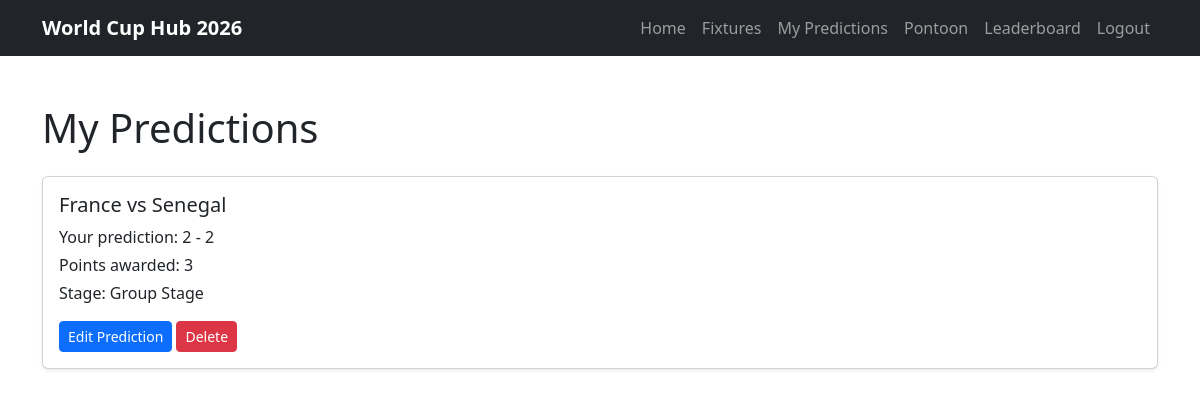
/my-predictions/ (signed in), run on an earlier commit of the app's database.
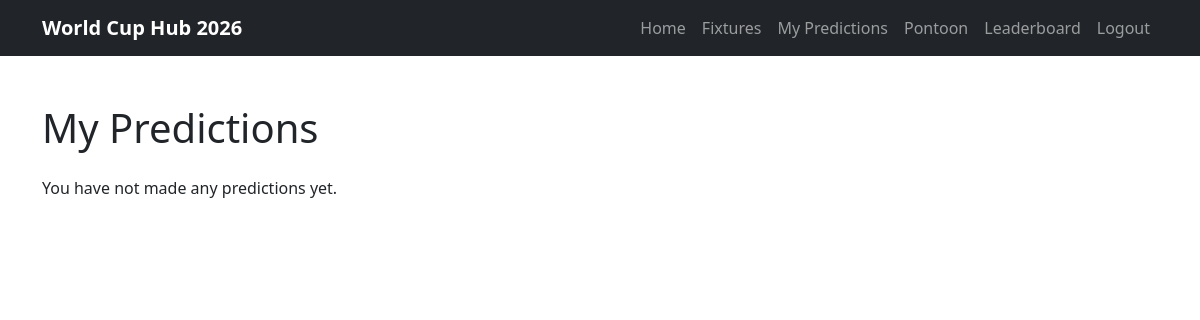
And on a later commit of the database.
### predictor/models.py (models this page shows, shortened)
class Prediction(models.Model):
    user = models.ForeignKey(
        User,
        on_delete=models.CASCADE,
        related_name='predictions'
    )
    fixture = models.ForeignKey(
        Fixture,
        on_delete=models.CASCADE,
        related_name='predictions'
    )
    predicted_home_score = models.PositiveIntegerField()
    predicted_away_score = models.PositiveIntegerField()
    points_awarded = models.IntegerField(default=0)
    created_at = models.DateTimeField(auto_now_add=True)
    class Meta:
        unique_together = ('user', 'fixture')
        ordering = ['fixture__kickoff_time']

class Fixture(models.Model):
    STAGE_CHOICES = [
        ('Group Stage', 'Group Stage'),
        ('Round of 32', 'Round of 32'),
        ('Round of 16', 'Round of 16'),
        ('Quarterfinals', 'Quarterfinals'),
        ('Semifinals', 'Semifinals'),
        ('Final', 'Final'),
    ]
    home_team = models.ForeignKey(
        Team,
        on_delete=models.CASCADE,
        related_name='home_fixtures'
    )
    away_team = models.ForeignKey(
        Team,
        on_delete=models.CASCADE,
        related_name='away_fixtures'
    )
    stadium = models.ForeignKey(
        Stadium,
        on_delete=models.SET_NULL,
        related_name='fixtures',
        null=True,
        blank=True
    )
    stage = models.CharField(max_length=20, choices=STAGE_CHOICES)
    kickoff_time = models.DateTimeField()
    home_team_score = models.PositiveIntegerField(blank=True, null=True)
    away_team_score = models.PositiveIntegerField(blank=True, null=True)
    class Meta:
        ordering = ['kickoff_time']

class Team(models.Model):
    GROUP_CHOICES = [
        ('A', 'Group A'),
        ('B', 'Group B'),
        ('C', 'Group C'),
        ('D', 'Group D'),
        ('E', 'Group E'),
        ('F', 'Group F'),
        ('G', 'Group G'),
        ('H', 'Group H'),
        ('I', 'Group I'),
        ('J', 'Group J'),
        ('K', 'Group K'),
        ('L', 'Group L'),
    ]
    name = models.CharField(max_length=100)
    group = models.CharField(max_length=1, choices=GROUP_CHOICES)
    manager = models.CharField(max_length=100, blank=True, null=True)
    captain = models.CharField(max_length=100, blank=True, null=True)
    best_world_cup_finish = models.CharField(max_length=100, blank=True, null=True)
    best_world_cup_year = models.CharField(max_length=100,blank=True,null=True)
    def __str__(self):
        return self.name

### predictor/views.py (the view)
@login_required
def my_predictions(request):
    predictions = Prediction.objects.filter(
        user=request.user
    )
    context = {
        "predictions": predictions,
    }
    return render(
        request,
        "predictor/my_predictions.html",
        context
    )

### predictor/templates/predictor/my_predictions.html
{% extends "base.html" %} {% block title %} My Predictions | World Cup Hub 2026 {% endblock %} {% block content %}
<section class="container py-5">
  <h1 class="mb-4">My Predictions</h1>
  {% for prediction in predictions %}
  <div class="card mb-3 shadow-sm">
    <div class="card-body">
      <h2 class="h5">{{ prediction.fixture.home_team }} vs {{ prediction.fixture.away_team }}</h2>
      <p class="mb-1">Your prediction: {{ prediction.predicted_home_score }} - {{ prediction.predicted_away_score }}</p>
      <p class="mb-1">Points awarded: {{ prediction.points_awarded }}</p>
      <p class="mb-0">Stage: {{ prediction.fixture.get_stage_display }}</p>
      <a href="{% url 'create_prediction' prediction.fixture.id %}" class="btn btn-primary btn-sm mt-3"> Edit Prediction </a>
      <a href="{% url 'delete_prediction' prediction.id %}" class="btn btn-danger btn-sm mt-3"> Delete </a>
    </div>
  </div>
  {% empty %}
  <p>You have not made any predictions yet.</p>
  {% endfor %}
</section>
{% endblock %}

### templates/base.html (shortened to what this page needs)
{% load static %}
<!doctype html>
<html lang="en">
  <head>
    <link href="https://cdn.jsdelivr.net/npm/bootstrap@5.3.3/dist/css/bootstrap.min.css" rel="stylesheet" />
    <link rel="stylesheet" href="{% static 'css/style.css' %}" />
  </head>
  <body>
    <nav class="navbar navbar-expand-lg navbar-dark bg-dark">
      <div class="container">
        <a class="navbar-brand fw-bold" href="#">World Cup Hub 2026</a>
        <div class="collapse navbar-collapse" id="mainNavbar">
          <ul class="navbar-nav ms-auto mb-2 mb-lg-0">
            <li class="nav-item">
              <a class="nav-link" href="#">Home</a>
            </li>
            <li class="nav-item">
              <a class="nav-link" href="{% url 'fixtures' %}">Fixtures</a>
            </li>
            <li class="nav-item">
              <a class="nav-link" href="{% url 'my_predictions' %}"> My Predictions </a>
            </li>
            <li class="nav-item">
              <a class="nav-link" href="{% url 'pontoon_home' %}"> Pontoon </a>
            </li>
            <li class="nav-item">
              <a class="nav-link" href="{% url 'leaderboard' %}"> Leaderboard </a>
            </li>
{% if user.is_authenticated %}
<li class="nav-item">
    <a class="nav-link" href="{% url 'account_logout' %}">
        Logout
    </a>
</li>
{% endif %}
          </ul>
        </div>
      </div>
    </nav>
<main>
  {% block content %}
  {% endblock %}
</main>
  </body>
</html>

What changed in the data, as far as the page shows it:
removed Prediction: fixture.home_team "France", fixture.away_team "Senegal", predicted_home_score "2", predicted_away_score "2", points_awarded "3", fixture.stage "Group Stage"
Also different on the page:
text now shown: "You have not made any predictions yet."
